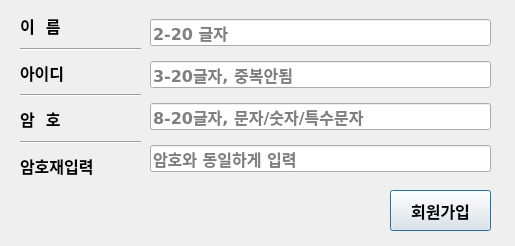
<?xml version="1.0" encoding="UTF-8"?>
<ui version="4.0">
 <class>Dialog</class>
 <widget class="QDialog" name="Dialog">
  <property name="geometry">
   <rect>
    <x>0</x>
    <y>0</y>
    <width>515</width>
    <height>246</height>
   </rect>
  </property>
  <property name="windowTitle">
   <string>Dialog</string>
  </property>
  <widget class="QWidget" name="verticalLayoutWidget">
   <property name="geometry">
    <rect>
     <x>20</x>
     <y>10</y>
     <width>121</width>
     <height>171</height>
    </rect>
   </property>
   <property name="font">
    <font>
     <family>Verdana</family>
     <pointsize>12</pointsize>
     <weight>75</weight>
     <bold>true</bold>
    </font>
   </property>
   <layout class="QVBoxLayout" name="verticalLayout">
    <item>
     <widget class="QLabel" name="label">
      <property name="font">
       <font>
        <family>Verdana</family>
        <pointsize>12</pointsize>
        <weight>75</weight>
        <bold>true</bold>
       </font>
      </property>
      <property name="text">
       <string>이  름</string>
      </property>
     </widget>
    </item>
    <item>
     <widget class="Line" name="line">
      <property name="font">
       <font>
        <family>Verdana</family>
        <pointsize>12</pointsize>
        <weight>75</weight>
        <bold>true</bold>
       </font>
      </property>
      <property name="orientation">
       <enum>Qt::Horizontal</enum>
      </property>
     </widget>
    </item>
    <item>
     <widget class="QLabel" name="label_2">
      <property name="font">
       <font>
        <family>Verdana</family>
        <pointsize>12</pointsize>
        <weight>75</weight>
        <bold>true</bold>
       </font>
      </property>
      <property name="text">
       <string>아이디</string>
      </property>
     </widget>
    </item>
    <item>
     <widget class="Line" name="line_2">
      <property name="font">
       <font>
        <family>Verdana</family>
        <pointsize>12</pointsize>
        <weight>75</weight>
        <bold>true</bold>
       </font>
      </property>
      <property name="orientation">
       <enum>Qt::Horizontal</enum>
      </property>
     </widget>
    </item>
    <item>
     <widget class="QLabel" name="label_3">
      <property name="font">
       <font>
        <family>Verdana</family>
        <pointsize>12</pointsize>
        <weight>75</weight>
        <bold>true</bold>
       </font>
      </property>
      <property name="text">
       <string>암  호</string>
      </property>
     </widget>
    </item>
    <item>
     <widget class="Line" name="line_3">
      <property name="font">
       <font>
        <family>Verdana</family>
        <pointsize>12</pointsize>
        <weight>75</weight>
        <bold>true</bold>
       </font>
      </property>
      <property name="orientation">
       <enum>Qt::Horizontal</enum>
      </property>
     </widget>
    </item>
    <item>
     <widget class="QLabel" name="label_4">
      <property name="font">
       <font>
        <family>Verdana</family>
        <pointsize>12</pointsize>
        <weight>75</weight>
        <bold>true</bold>
       </font>
      </property>
      <property name="text">
       <string>암호재입력</string>
      </property>
     </widget>
    </item>
   </layout>
  </widget>
  <widget class="QWidget" name="verticalLayoutWidget_2">
   <property name="geometry">
    <rect>
     <x>150</x>
     <y>10</y>
     <width>341</width>
     <height>171</height>
    </rect>
   </property>
   <property name="font">
    <font>
     <family>Verdana</family>
     <pointsize>12</pointsize>
     <weight>75</weight>
     <bold>true</bold>
    </font>
   </property>
   <layout class="QVBoxLayout" name="verticalLayout_2">
    <item>
     <widget class="QLineEdit" name="lineEdit_name">
      <property name="font">
       <font>
        <family>Verdana</family>
        <pointsize>12</pointsize>
        <weight>75</weight>
        <bold>true</bold>
       </font>
      </property>
      <property name="placeholderText">
       <string>2-20 글자</string>
      </property>
     </widget>
    </item>
    <item>
     <widget class="QLineEdit" name="lineEdit_id">
      <property name="font">
       <font>
        <family>Verdana</family>
        <pointsize>12</pointsize>
        <weight>75</weight>
        <bold>true</bold>
       </font>
      </property>
      <property name="placeholderText">
       <string>3-20글자, 중복안됨</string>
      </property>
     </widget>
    </item>
    <item>
     <widget class="QLineEdit" name="lineEdit_pw1">
      <property name="font">
       <font>
        <family>Verdana</family>
        <pointsize>12</pointsize>
        <weight>75</weight>
        <bold>true</bold>
       </font>
      </property>
      <property name="placeholderText">
       <string>8-20글자, 문자/숫자/특수문자</string>
      </property>
     </widget>
    </item>
    <item>
     <widget class="QLineEdit" name="lineEdit_pw2">
      <property name="font">
       <font>
        <family>Verdana</family>
        <pointsize>12</pointsize>
        <weight>75</weight>
        <bold>true</bold>
       </font>
      </property>
      <property name="placeholderText">
       <string>암호와 동일하게 입력</string>
      </property>
     </widget>
    </item>
   </layout>
  </widget>
  <widget class="QPushButton" name="pushButton">
   <property name="geometry">
    <rect>
     <x>390</x>
     <y>190</y>
     <width>101</width>
     <height>41</height>
    </rect>
   </property>
   <property name="font">
    <font>
     <family>Verdana</family>
     <pointsize>12</pointsize>
     <weight>75</weight>
     <bold>true</bold>
    </font>
   </property>
   <property name="text">
    <string>회원가입</string>
   </property>
  </widget>
 </widget>
 <tabstops>
  <tabstop>lineEdit_name</tabstop>
  <tabstop>lineEdit_id</tabstop>
  <tabstop>lineEdit_pw1</tabstop>
  <tabstop>lineEdit_pw2</tabstop>
  <tabstop>pushButton</tabstop>
 </tabstops>
 <resources/>
 <connections>
  <connection>
   <sender>pushButton</sender>
   <signal>clicked()</signal>
   <receiver>Dialog</receiver>
   <slot>slot_membership()</slot>
   <hints>
    <hint type="sourcelabel">
     <x>436</x>
     <y>209</y>
    </hint>
    <hint type="destinationlabel">
     <x>351</x>
     <y>206</y>
    </hint>
   </hints>
  </connection>
  <connection>
   <sender>lineEdit_name</sender>
   <signal>editingFinished()</signal>
   <receiver>Dialog</receiver>
   <slot>slot_checkName()</slot>
   <hints>
    <hint type="sourcelabel">
     <x>187</x>
     <y>33</y>
    </hint>
    <hint type="destinationlabel">
     <x>305</x>
     <y>53</y>
    </hint>
   </hints>
  </connection>
  <connection>
   <sender>lineEdit_id</sender>
   <signal>editingFinished()</signal>
   <receiver>Dialog</receiver>
   <slot>slot_checkId()</slot>
   <hints>
    <hint type="sourcelabel">
     <x>207</x>
     <y>73</y>
    </hint>
    <hint type="destinationlabel">
     <x>312</x>
     <y>94</y>
    </hint>
   </hints>
  </connection>
  <connection>
   <sender>lineEdit_pw1</sender>
   <signal>editingFinished()</signal>
   <receiver>Dialog</receiver>
   <slot>slot_checkPw1()</slot>
   <hints>
    <hint type="sourcelabel">
     <x>215</x>
     <y>115</y>
    </hint>
    <hint type="destinationlabel">
     <x>335</x>
     <y>132</y>
    </hint>
   </hints>
  </connection>
  <connection>
   <sender>lineEdit_pw2</sender>
   <signal>editingFinished()</signal>
   <receiver>Dialog</receiver>
   <slot>slot_checkPw2()</slot>
   <hints>
    <hint type="sourcelabel">
     <x>212</x>
     <y>152</y>
    </hint>
    <hint type="destinationlabel">
     <x>342</x>
     <y>180</y>
    </hint>
   </hints>
  </connection>
 </connections>
 <slots>
  <slot>slot_membership()</slot>
  <slot>slot_checkId()</slot>
  <slot>slot_checkPw1()</slot>
  <slot>slot_checkPw2()</slot>
  <slot>slot_checkName()</slot>
  <slot>slot_labelClear()</slot>
 </slots>
</ui>
